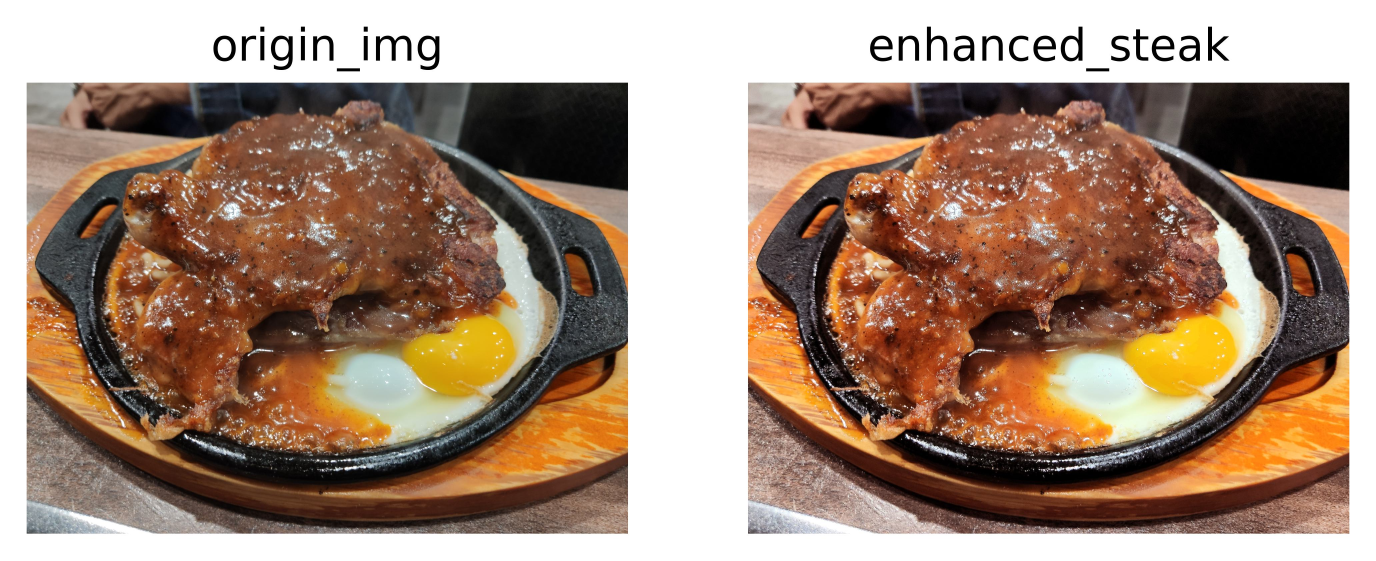
#> input picture HW4/r12921059/images/1_comparison_steak.jpg, 4127 x 1681 px, given in place of 20-2851.tif, which was not available (shown at 1/3 size)
$ python p2.py   (Python 2 division)   (older library calls are emulated)
#> lines starting #> are read from the running program, lines starting #| are printed output that depends on the picture; pictures that were not available may be replaced by others from this repository, and a replacement may not be noted
#> further down, origin_img is the input picture: shape (1681, 4127, 3); mean B, G, R 120.3, 138.5, 164.1
import numpy as np
import cv2
from matplotlib import pyplot as plt

def plot_two_histo(origin_img, processed_img, process_title):
    file_name = "./images/2_comparison_cell.jpg"

    plt.subplot(1, 2, 1)
    plt.title('origin_img')
    plt.axis('off')
    plt.imshow(cv2.cvtColor(origin_img, cv2.COLOR_BGR2RGB))

    plt.subplot(1, 2, 2)
    plt.title(process_title)
    plt.axis('off')
    plt.imshow(cv2.cvtColor(processed_img, cv2.COLOR_BGR2RGB))
    plt.savefig(file_name, bbox_inches='tight', dpi=800)
    plt.show()
    return

def brightness_contrast(img, brightness, contrast):
    # 調整圖片的brightness和contrast
    img = np.int16(img)
    img = img * (contrast/127+1) - contrast + brightness
    img = np.clip(img, 0, 255)
    return np.uint8(img)


def do_img_mask(img, mask):
    # normalize mask img to 0~1
    mask = cv2.normalize(
        mask, None, 0, 1, cv2.NORM_MINMAX, dtype=cv2.CV_8U)

    img = cv2.cvtColor(img.astype(np.uint8), cv2.COLOR_BGR2HSV)
    h, s, v = cv2.split(img)

    # do mask on v channel
    v=mask*v

    masked_img = cv2.merge((h,s,v))
    masked_img = cv2.cvtColor(masked_img, cv2.COLOR_HSV2BGR)

    return masked_img

def method1(origin_img):
    img = origin_img
    # black_img = np.zeros((origin_img.shape[0], origin_img.shape[1]))

    # use g in BGR to make our mask image
    b, g, r = cv2.split(img)
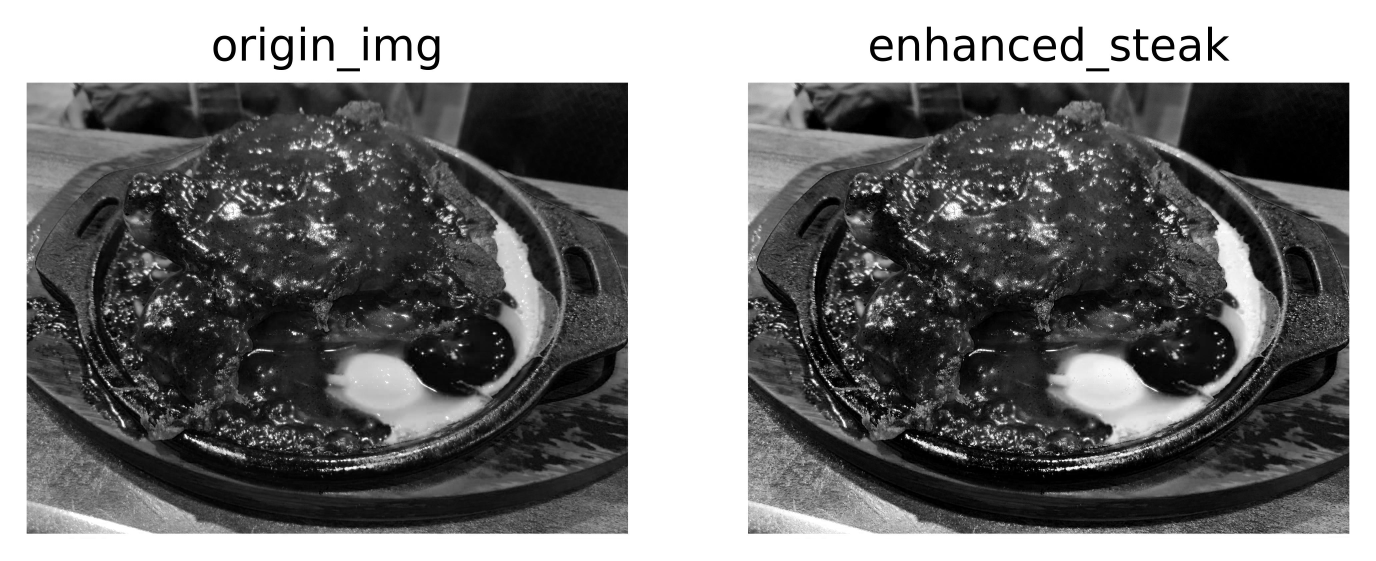
#> b: shape (1681, 4127) float32 (shown at 1/3 size); min 0, max 255, mean 120.3
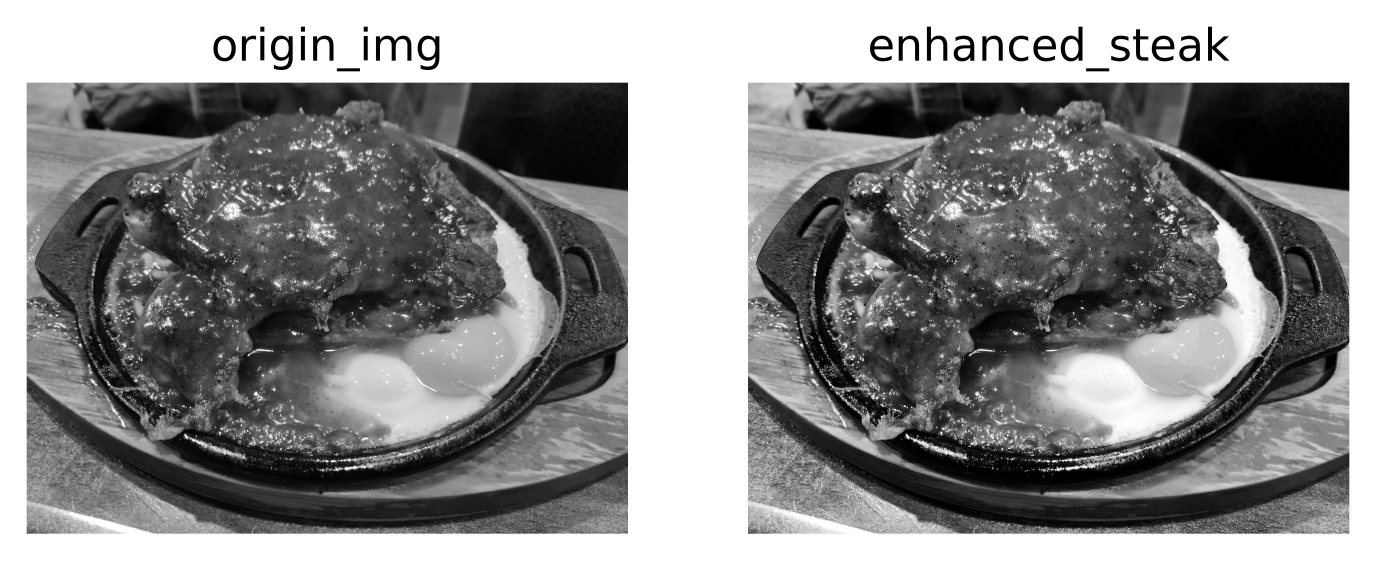
#> g: shape (1681, 4127) float32 (shown at 1/3 size); min 0, max 255, mean 138.5
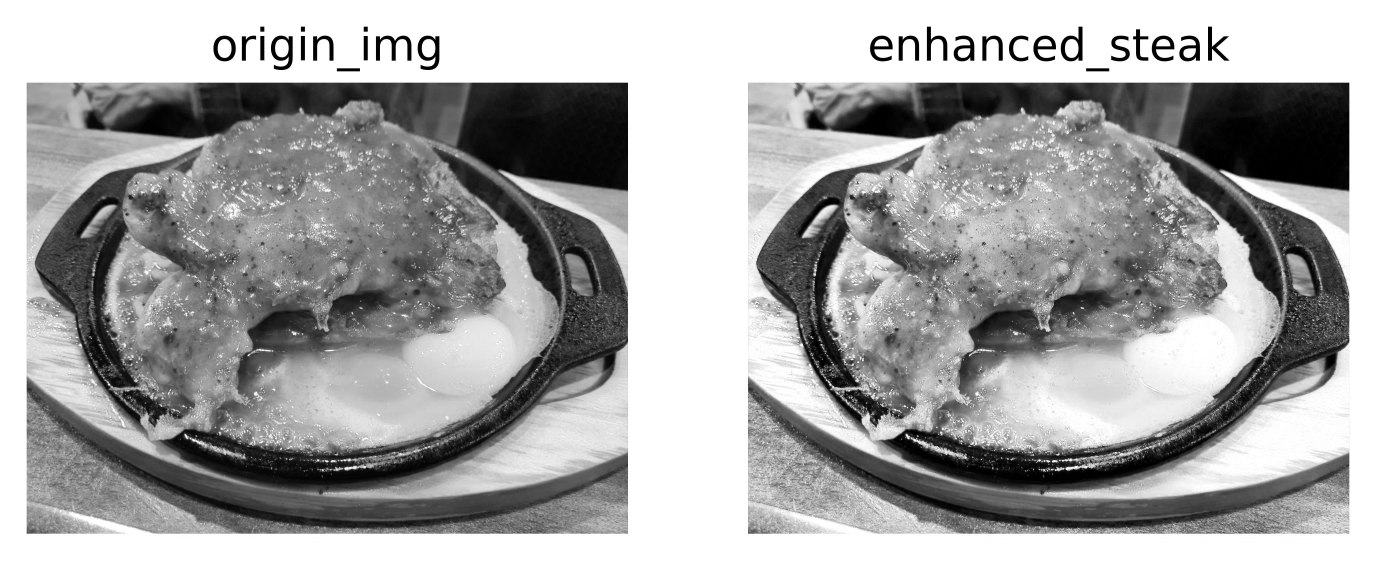
#> r: shape (1681, 4127) float32 (shown at 1/3 size); min 0, max 255, mean 164.1
    img = g.astype(np.uint8)
    img = brightness_contrast(img, 0, -50)
#> in brightness_contrast, `img = img * (contrast/127+1) - contrast + brightness`: img: shape (1681, 4127) int16; every value is 50
#> in brightness_contrast, `return np.uint8(img)`: returned value: shape (1681, 4127); every value is 50
    img = cv2.medianBlur(img, 17)
    img = np.array(255 * (img / 255) ** 1.21 , dtype='uint8')
#> img: shape (1681, 4127); every value is 0

    # set value=0 for those above 174
    ret, thresh = cv2.threshold(img, 174, 255, cv2.THRESH_BINARY_INV)
#> thresh: shape (1681, 4127); every value is 255

    # a large blurring filter to blur thresh img
    mask_img = cv2.medianBlur(thresh.astype(np.uint8), 111)

    # [6 lines of commented-out code are left out]
    output_img = do_img_mask(origin_img, mask_img)
#> in do_img_mask, `img = cv2.cvtColor(img.astype(np.uint8), cv2.COLOR_BGR2HSV)`: img: shape (1681, 4127, 3); mean H, S, V 20.8, 84.1, 165
#> in do_img_mask, `h, s, v = cv2.split(img)`:
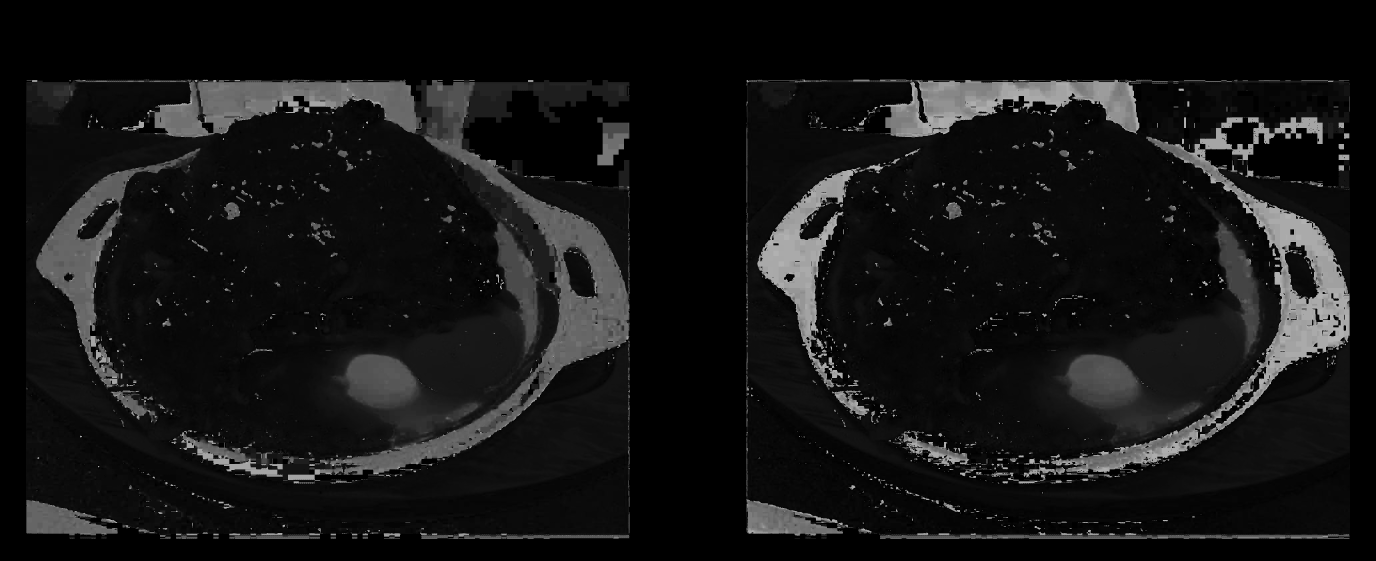
#> h: shape (1681, 4127) (shown at 1/3 size); min 0, max 179, mean 20.8
#> in do_img_mask, `h, s, v = cv2.split(img)`:
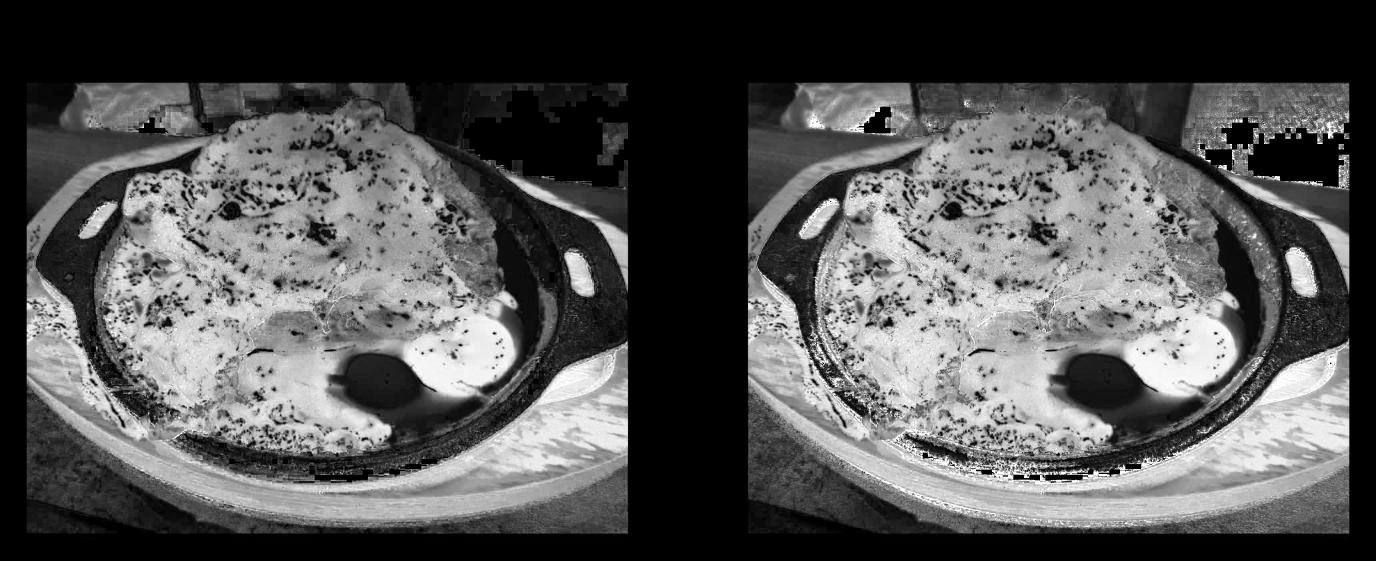
#> s: shape (1681, 4127) (shown at 1/3 size); min 0, max 255, mean 84.1
#> in do_img_mask, `masked_img = cv2.merge((h,s,v))`: masked_img: shape (1681, 4127, 3); mean H, S, V 20.8, 84.1, 0
#> in do_img_mask, `masked_img = cv2.cvtColor(masked_img, cv2.COLOR_HSV2BGR)`: masked_img: shape (1681, 4127, 3); every value is 0

    return output_img


def method2(origin_img):

    img = origin_img
    black_img = np.zeros((origin_img.shape[0], origin_img.shape[1]))

    # img = cv2.cvtColor(img.astype(np.uint8), cv2.COLOR_BGR2GRAY)
    h, s, v = cv2.split(img)
    img = s
    img = brightness_contrast(img,0, -50)
    img = cv2.medianBlur(img, 17)
    img = np.array(255 * (img / 255) ** 1.25 , dtype='uint8')


    ret, thresh = cv2.threshold(img, 174, 255, cv2.THRESH_BINARY_INV)
    thresh = cv2.medianBlur(thresh.astype(np.uint8), 111)
    contours, hierarchy = cv2.findContours(thresh, mode=cv2.RETR_TREE, method=cv2.CHAIN_APPROX_NONE)
    mask_img=cv2.drawContours(black_img, contours, -1, (255,255,255), cv2.FILLED)

    output_img = do_img_mask(origin_img, mask_img)

    plt.title('aaa')
    plt.axis('off')
    plt.imshow(cv2.cvtColor(output_img.astype(np.uint8), cv2.COLOR_BGR2RGB))
    # plt.imshow(thresh.astype(np.uint8), cmap='gray')
    plt.savefig("./images/2_cell2.jpg", bbox_inches='tight', dpi=800)
    plt.show()

    return


if __name__ == "__main__":
    origin_img = cv2.imread(
        "./images/20-2851.tif", cv2.IMREAD_COLOR)
    origin_img = np.float32(origin_img)

    segmented_img = method1(origin_img)

    # same as method1 but different parameters
    # segmented_img = method2(origin_img)

    plot_two_histo(origin_img.astype(np.uint8), segmented_img.astype(np.uint8), "segmented_cell")
#> in plot_two_histo, `plt.savefig(file_name, bbox_inches='tight', dpi=800)`:
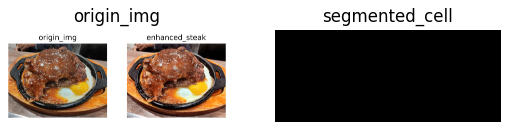
#> figure drawn by matplotlib, 2 panels
    cv2.imwrite('./images/2_cell.jpg', segmented_img)

$ run again, on HW4/r12921059/images/2_color_segmentation_sol2.jpg
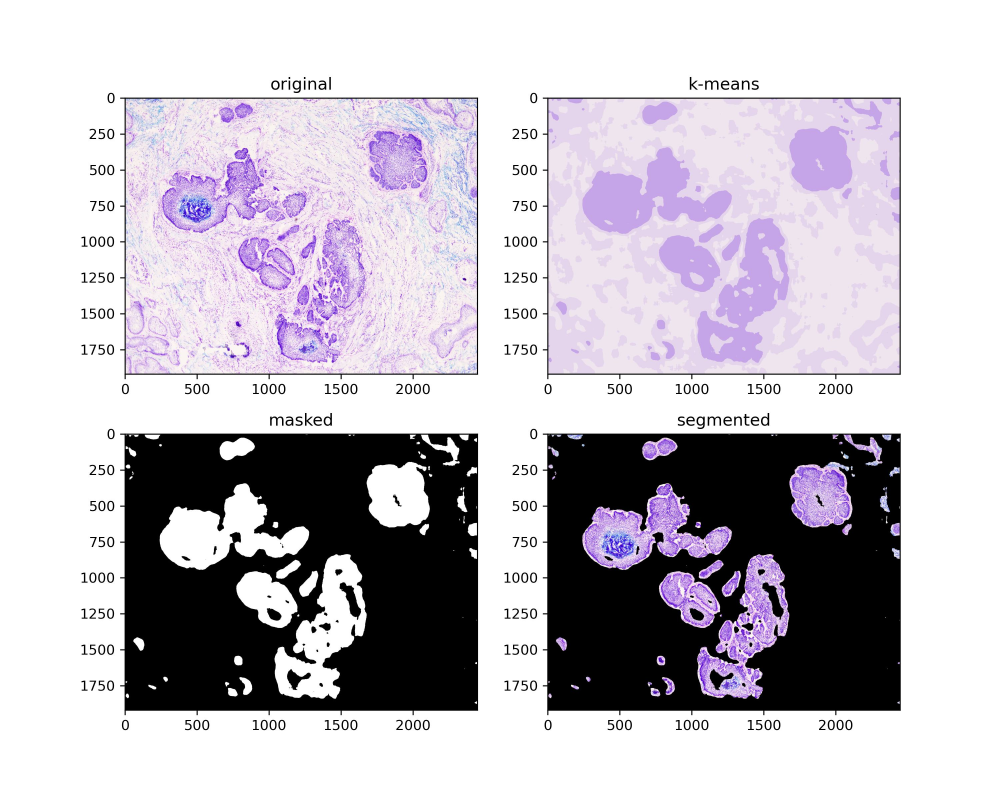
#> input picture HW4/r12921059/images/2_color_segmentation_sol2.jpg, 3000 x 2400 px, given in place of 20-2851.tif, which was not available (shown at 1/3 size)
#> origin_img is the input picture: shape (2400, 3000, 3); mean B, G, R 197.3, 189.2, 194.2
#> thresh: shape (2400, 3000); every value is 255
#> in do_img_mask, `h, s, v = cv2.split(img)`:
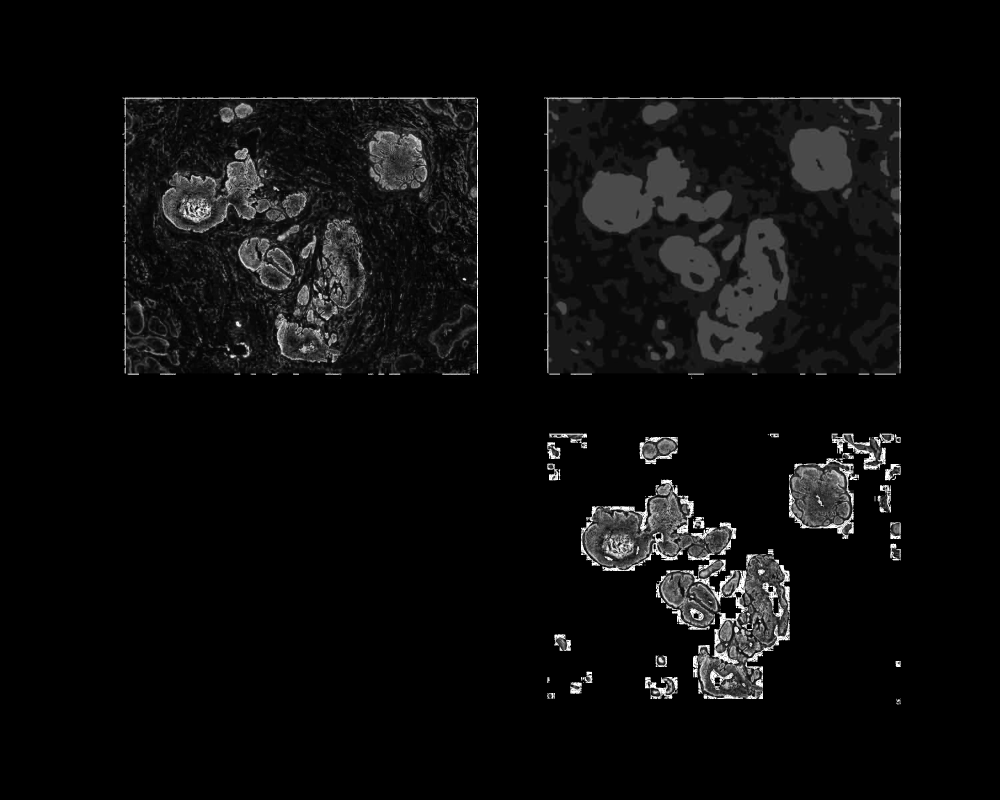
#> s: shape (2400, 3000) (shown at 1/3 size); min 0, max 255, mean 12.2
#> in plot_two_histo, `plt.savefig(file_name, bbox_inches='tight', dpi=800)`:
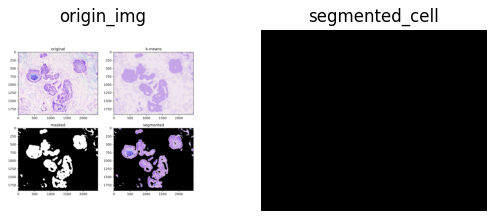
#> figure drawn by matplotlib, 2 panels
